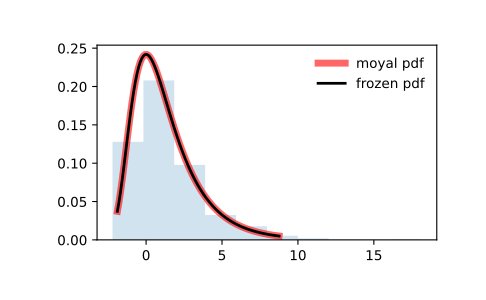

This chart was generated by the following Python code:
from scipy.stats import moyal
import matplotlib.pyplot as plt
fig, ax = plt.subplots(1, 1)

# Calculate the first four moments:

mean, var, skew, kurt = moyal.stats(moments='mvsk')

# Display the probability density function (``pdf``):

x = np.linspace(moyal.ppf(0.01),
                moyal.ppf(0.99), 100)
ax.plot(x, moyal.pdf(x),
       'r-', lw=5, alpha=0.6, label='moyal pdf')

# Alternatively, the distribution object can be called (as a function)
# to fix the shape, location and scale parameters. This returns a "frozen"
# RV object holding the given parameters fixed.

# Freeze the distribution and display the frozen ``pdf``:

rv = moyal()
ax.plot(x, rv.pdf(x), 'k-', lw=2, label='frozen pdf')

# Check accuracy of ``cdf`` and ``ppf``:

vals = moyal.ppf([0.001, 0.5, 0.999])
np.allclose([0.001, 0.5, 0.999], moyal.cdf(vals))
# True

# Generate random numbers:

r = moyal.rvs(size=1000)

# And compare the histogram:

ax.hist(r, density=True, histtype='stepfilled', alpha=0.2)
ax.legend(loc='best', frameon=False)
plt.show()
